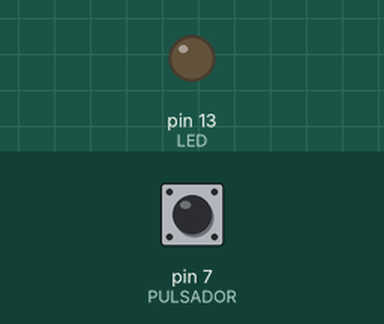
This sketch was run on a simulated Arduino Uno, built with avr-gcc and run on an emulated ATmega328P. Parts: output pins drawn as LEDs (lit = HIGH). Inputs (shaded band) come from the test bench; at power-on: pin 7 (PULSADOR) LOW.

Above: at 1.2 s.
1.3 s: pin 7 (PULSADOR) pulled HIGH for 0.15 s
At 1.8 s:
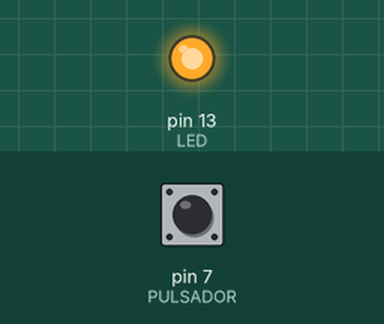
2.9 s: pin 7 (PULSADOR) pulled HIGH for 1 s
At 4.2 s:
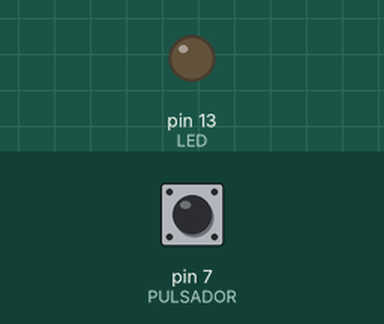
5.4 s: pin 7 (PULSADOR) pulled HIGH for 3.2 s
At 6.1 s:
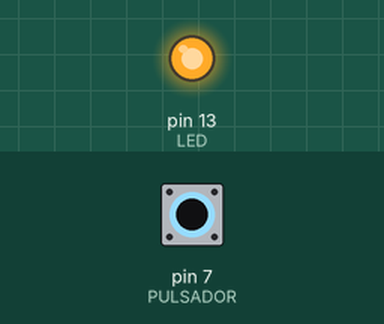
Timing chart, 0 to 8.4 s (numbered marks = the images above; inputs shaded):
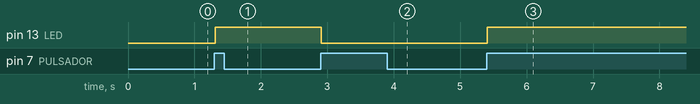

The sketch:

mismo_pulsador_encender_y_apagar_led.ino
```cpp
const int LED =13;
const int PULSADOR = 7;
int valor=0;//almacena el estado del boton
int estado = 0;
int antiguo_valor= 0;

void setup() {
  // put your setup code here, to run once:
  pinMode(LED,OUTPUT);
  pinMode(PULSADOR,INPUT);
}

void loop() {
  // put your main code here, to run repeatedly:
  valor= digitalRead(PULSADOR);//se actuvo el boton,valor =HIGH,se guarda en valor la lectura
  if((valor == HIGH) &&(antiguo_valor == LOW)){
    estado=1-estado;
    delay(10);
  }
  antiguo_valor = valor;//antiguo_valor=HIGH
  if (estado==1){
    digitalWrite(LED, HIGH);//el pin 13 donde esta el led,se pone en HIGH
  }
  else{
    digitalWrite(LED, LOW);
  }
}
```

Measured:
- after the input at 1.3 s, pin 13 (LED): LOW → HIGH at once
- after the input at 2.9 s, pin 13 (LED): HIGH → LOW at once
- after the input at 5.4 s, pin 13 (LED): LOW → HIGH at once
